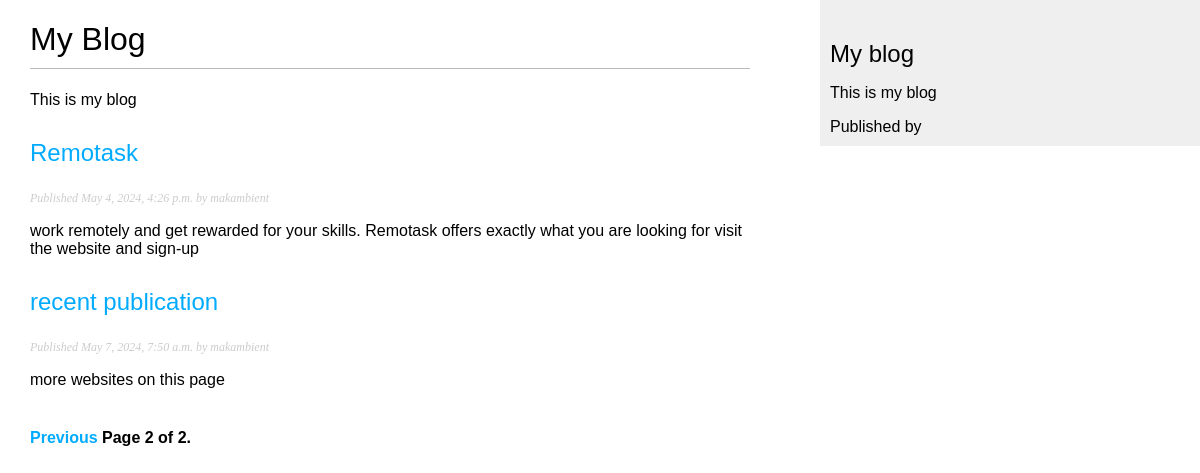
/reader/, run on the app's committed database.
### reader/models.py (models this page shows, shortened)
class Post(models.Model):
    class Status(models.TextChoices):
        DRAFT='DF', 'Draft'
        PUBLISHED='PB', 'Published'
    title=models.CharField(max_length=255)
    slug=models.SlugField(max_length=255,
                          unique_for_date='publish')
    author=models.ForeignKey(User,
                             on_delete=models.CASCADE,
                             related_name='reader_posts')
    body=models.TextField()
    publish=models.DateTimeField(default=timezone.now)
    created=models.DateTimeField(auto_now_add=True)
    updated=models.DateTimeField(auto_now=True)
    status=models.CharField(max_length=2,
                            choices=Status.choices,
                            default=Status.DRAFT)
    objects=models.Manager()
    published=PublishedManager()
    class Meta:
        ordering=['publish']
        indexes=[
            models.Index(fields=['-publish']),
        ]
    def get_absolute_url(self):
        return reverse('reader:post_detail',
                       args=[self.publish.year,
                             self.publish.month,
                             self.publish.day,
                             self.slug
                             ])

### reader/views.py (the view)
# urls.py: path('', views.post_list, name='post_list'),
def post_list(request):
    post_list=Post.published.all()
    paginator=Paginator(post_list,2)
    page_number=request.GET.get('page',2)
    try:
        posts=paginator.page(page_number)
    except PageNotAnInteger:
        posts=paginator.page(1)
    except EmptyPage:
        posts=paginator.page(paginator.num_pages)
    switch={'posts': posts}
    return render(request,
                  'reader/post/list.html',switch)

### reader/models.py (called while the page is built)
    def get_queryset(self):
        return super().get_queryset()\
                    .filter(status=Post.Status.PUBLISHED)

### reader/templates/reader/post/list.html (shortened to what this page needs)
{% extends 'reader/base.html' %}
{% block content %}
<h1>My Blog</h1>
<p>This is my blog</p>
{% for post in posts %}
<h2>
    <a href="{{ post.get_absolute_url }}">
        <p> {{ post.title }}</p>
    </a>
</h2>
<p class="date">
    Published {{ post.publish }} by {{ post.author}}
</p>
{{ post.body| truncatewords:50|linebreaks }}
{% endfor %}
{% include 'pagination.html' with page=posts %}
{% endblock %}

### reader/templates/reader/base.html (shortened to what this page needs)
{% load static %}
<!DOCTYPE html>
<html lang="en">
<head>
    <link href="{% static 'css/blog.css'  %}" rel="stylesheet">
</head>
<body>
    <div id="content">
        {% block content %}
        {% endblock %}
    </div>
    <div id="sidebar">
        <h2>My blog</h2>
        <p>This is my blog</p>
        Published {{ post.publish }} by {{ post.author }}
    </div>
</body>
</html>

### reader/templates/pagination.html (shortened to what this page needs)
<div class="pagination">
    <span class="step-links">
        {% if page.has_previous %}
        <a href="?page={{ page.previous_page_number }}">Previous</a>
        {% endif %}
        <span class="current">
            Page {{ page.number }} of {{  page.paginator.num_pages}}.
        </span>
    </span>
</div>

### reader/static/css/blog.css (style rules this page uses)
body { margin:0; padding:0; font-family:helvetica, sans-serif; }
a { color:#00abff; text-decoration:none; }
h1 { font-weight:normal; border-bottom:1px solid #bbb; padding:0 0 10px 0; }
h2 { font-weight:normal; margin:30px 0 0; }
#content { float:left; width:60%; padding:0 0 0 30px; }
#sidebar { float:right; width:30%; padding:10px; background:#efefef; height:100%; }
p.date { color:#ccc; font-family: georgia, serif; font-size: 12px; font-style: italic; }
.pagination { margin:40px 0; font-weight:bold; }

### data on the page
Post: title "Remotask", publish "May 4, 2024, 4:26 p.m.", author "makambient", body "work remotely and get rewarded for your skills. Remotask offers exactly what you are looking for visit the website and sign-up"
Post: title "recent publication", publish "May 7, 2024, 7:50 a.m.", author "makambient", body "more websites on this page"

### other printed values
{{ page.number }} "2"
{{ page.paginator.num_pages }} "2"
